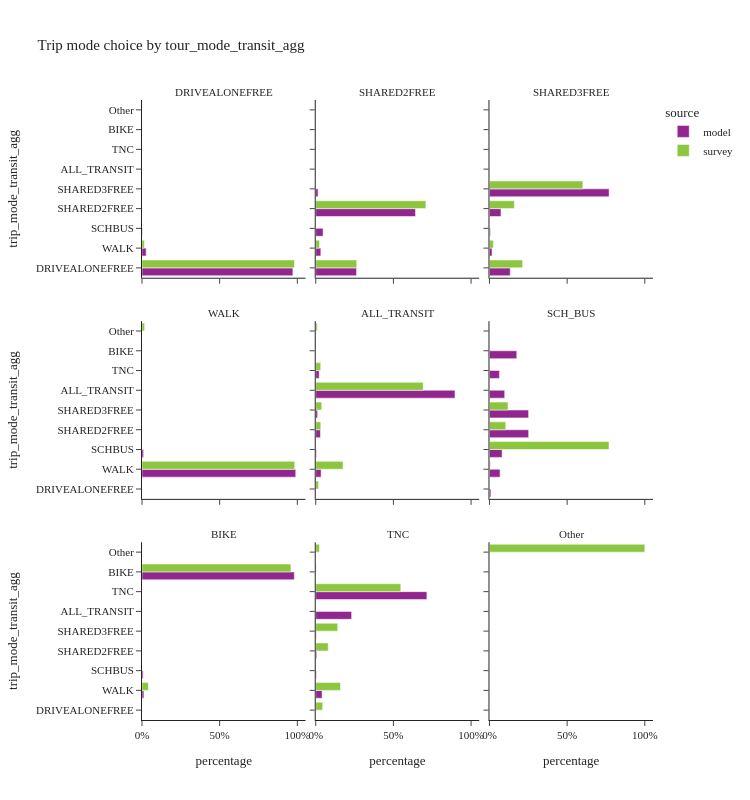
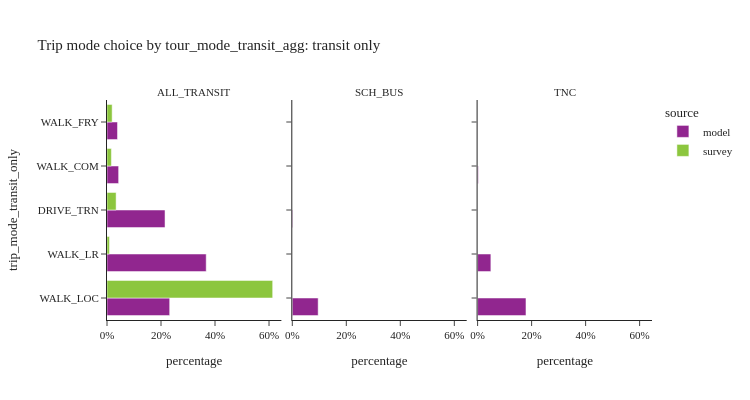

Notebook code for these charts, in order:
### Code cell
trip_mode_choice_seg(segment_col='tour_mode_transit_agg', height=[800, 400])

### Figure 1 — Plotly figure (JSON) as saved in the notebook; plotly's stock layout.template omitted (floating-point values rounded to 4 significant figures)
{"data": [{"alignmentgroup": "True", "customdata": [[4937123], [135340], [11057]], "hovertemplate": "source=model<br>tour_mode_transit_agg=DRIVEALONEFREE<br>percentage=%{x}<br>trip_mode_transit_agg=%{y}<br>sample_size=%{customdata[0]}<extra></extra>", "legendgroup": "model", "marker": {"color": "#91268F", "pattern": {"shape": ""}}, "name": "model", "offsetgroup": "model", "orientation": "h", "showlegend": true, "textposition": "auto", "type": "bar", "x": [0.9712, 0.02662, 0.002175], "xaxis": "x7", "y": ["DRIVEALONEFREE", "WALK", "SCHBUS"], "yaxis": "y7"}, {"alignmentgroup": "True", "customdata": [[893764], [2185698], [50724], [111437], [160734]], "hovertemplate": "source=model<br>tour_mode_transit_agg=SHARED2FREE<br>percentage=%{x}<br>trip_mode_transit_agg=%{y}<br>sample_size=%{customdata[0]}<extra></extra>", "legendgroup": "model", "marker": {"color": "#91268F", "pattern": {"shape": ""}}, "name": "model", "offsetgroup": "model", "orientation": "h", "showlegend": false, "textposition": "auto", "type": "bar", "x": [0.2627, 0.6424, 0.01491, 0.03275, 0.04724], "xaxis": "x8", "y": ["DRIVEALONEFREE", "SHARED2FREE", "SHARED3FREE", "WALK", "SCHBUS"], "yaxis": "y8"}, {"alignmentgroup": "True", "customdata": [[259773], [143760], [1496693], [31884], [11193]], "hovertemplate": "source=model<br>tour_mode_transit_agg=SHARED3FREE<br>percentage=%{x}<br>trip_mode_transit_agg=%{y}<br>sample_size=%{customdata[0]}<extra></extra>", "legendgroup": "model", "marker": {"color": "#91268F", "pattern": {"shape": ""}}, "name": "model", "offsetgroup": "model", "orientation": "h", "showlegend": false, "textposition": "auto", "type": "bar", "x": [0.1337, 0.07398, 0.7702, 0.01641, 0.00576], "xaxis": "x9", "y": ["DRIVEALONEFREE", "SHARED2FREE", "SHARED3FREE", "WALK", "SCHBUS"], "yaxis": "y9"}, {"alignmentgroup": "True", "customdata": [[1240968], [12869]], "hovertemplate": "source=model<br>tour_mode_transit_agg=WALK<br>percentage=%{x}<br>trip_mode_transit_agg=%{y}<br>sample_size=%{customdata[0]}<extra></extra>", "legendgroup": "model", "marker": {"color": "#91268F", "pattern": {"shape": ""}}, "name": "model", "offsetgroup": "model", "orientation": "h", "showlegend": false, "textposition": "auto", "type": "bar", "x": [0.9897, 0.01026], "xaxis": "x4", "y": ["WALK", "SCHBUS"], "yaxis": "y4"}, {"alignmentgroup": "True", "customdata": [[5937], [2368], [6816], [176202], [924], [4325]], "hovertemplate": "source=model<br>tour_mode_transit_agg=ALL_TRANSIT<br>percentage=%{x}<br>trip_mode_transit_agg=%{y}<br>sample_size=%{customdata[0]}<extra></extra>", "legendgroup": "model", "marker": {"color": "#91268F", "pattern": {"shape": ""}}, "name": "model", "offsetgroup": "model", "orientation": "h", "showlegend": false, "textposition": "auto", "type": "bar", "x": [0.0302, 0.01205, 0.03467, 0.8964, 0.004701, 0.022], "xaxis": "x5", "y": ["SHARED2FREE", "SHARED3FREE", "WALK", "ALL_TRANSIT", "SCHBUS", "TNC"], "yaxis": "y5"}, {"alignmentgroup": "True", "customdata": [[3126], [89605], [89513], [24235], [34780], [28872], [62420], [22811]], "hovertemplate": "source=model<br>tour_mode_transit_agg=SCH_BUS<br>percentage=%{x}<br>trip_mode_transit_agg=%{y}<br>sample_size=%{customdata[0]}<extra></extra>", "legendgroup": "model", "marker": {"color": "#91268F", "pattern": {"shape": ""}}, "name": "model", "offsetgroup": "model", "orientation": "h", "showlegend": false, "textposition": "auto", "type": "bar", "x": [0.008797, 0.2522, 0.2519, 0.0682, 0.09787, 0.08125, 0.1757, 0.06419], "xaxis": "x6", "y": ["DRIVEALONEFREE", "SHARED2FREE", "SHARED3FREE", "WALK", "ALL_TRANSIT", "SCHBUS", "BIKE", "TNC"], "yaxis": "y6"}, {"alignmentgroup": "True", "customdata": [[2134], [1289], [172854]], "hovertemplate": "source=model<br>tour_mode_transit_agg=BIKE<br>percentage=%{x}<br>trip_mode_transit_agg=%{y}<br>sample_size=%{customdata[0]}<extra></extra>", "legendgroup": "model", "marker": {"color": "#91268F", "pattern": {"shape": ""}}, "name": "model", "offsetgroup": "model", "orientation": "h", "showlegend": false, "textposition": "auto", "type": "bar", "x": [0.01211, 0.007312, 0.9806], "xaxis": "x", "y": ["WALK", "SCHBUS", "BIKE"], "yaxis": "y"}, {"alignmentgroup": "True", "customdata": [[906], [436], [6045], [34253], [555], [106121]], "hovertemplate": "source=model<br>tour_mode_transit_agg=TNC<br>percentage=%{x}<br>trip_mode_transit_agg=%{y}<br>sample_size=%{customdata[0]}<extra></extra>", "legendgroup": "model", "marker": {"color": "#91268F", "pattern": {"shape": ""}}, "name": "model", "offsetgroup": "model", "orientation": "h", "showlegend": false, "textposition": "auto", "type": "bar", "x": [0.006109, 0.00294, 0.04076, 0.2309, 0.003742, 0.7155], "xaxis": "x2", "y": ["SHARED2FREE", "SHARED3FREE", "WALK", "ALL_TRANSIT", "SCHBUS", "TNC"], "yaxis": "y2"}, {"alignmentgroup": "True", "customdata": [[11521], [413], [21], [59]], "hovertemplate": "source=survey<br>tour_mode_transit_agg=DRIVEALONEFREE<br>percentage=%{x}<br>trip_mode_transit_agg=%{y}<br>sample_size=%{customdata[0]}<extra></extra>", "legendgroup": "survey", "marker": {"color": "#8CC63E", "pattern": {"shape": ""}}, "name": "survey", "offsetgroup": "survey", "orientation": "h", "showlegend": true, "textposition": "auto", "type": "bar", "x": [0.9818, 0.01551, 0.001105, 0.00163], "xaxis": "x7", "y": ["DRIVEALONEFREE", "WALK", "BIKE", "Other"], "yaxis": "y7"}, {"alignmentgroup": "True", "customdata": [[1479], [4365], [209], [11], [32]], "hovertemplate": "source=survey<br>tour_mode_transit_agg=SHARED2FREE<br>percentage=%{x}<br>trip_mode_transit_agg=%{y}<br>sample_size=%{customdata[0]}<extra></extra>", "legendgroup": "survey", "marker": {"color": "#8CC63E", "pattern": {"shape": ""}}, "name": "survey", "offsetgroup": "survey", "orientation": "h", "showlegend": false, "textposition": "auto", "type": "bar", "x": [0.2637, 0.709, 0.02415, 0.001229, 0.001887], "xaxis": "x8", "y": ["DRIVEALONEFREE", "SHARED2FREE", "WALK", "BIKE", "Other"], "yaxis": "y8"}, {"alignmentgroup": "True", "customdata": [[625], [552], [2361], [171], [5], [1]], "hovertemplate": "source=survey<br>tour_mode_transit_agg=SHARED3FREE<br>percentage=%{x}<br>trip_mode_transit_agg=%{y}<br>sample_size=%{customdata[0]}<extra></extra>", "legendgroup": "survey", "marker": {"color": "#8CC63E", "pattern": {"shape": ""}}, "name": "survey", "offsetgroup": "survey", "orientation": "h", "showlegend": false, "textposition": "auto", "type": "bar", "x": [0.2133, 0.16, 0.6011, 0.02513, 0.0004982, 1.29e-05], "xaxis": "x9", "y": ["DRIVEALONEFREE", "SHARED2FREE", "SHARED3FREE", "WALK", "BIKE", "Other"], "yaxis": "y9"}, {"alignmentgroup": "True", "customdata": [[5587], [82]], "hovertemplate": "source=survey<br>tour_mode_transit_agg=WALK<br>percentage=%{x}<br>trip_mode_transit_agg=%{y}<br>sample_size=%{customdata[0]}<extra></extra>", "legendgroup": "survey", "marker": {"color": "#8CC63E", "pattern": {"shape": ""}}, "name": "survey", "offsetgroup": "survey", "orientation": "h", "showlegend": false, "textposition": "auto", "type": "bar", "x": [0.9831, 0.01686], "xaxis": "x4", "y": ["WALK", "Other"], "yaxis": "y4"}, {"alignmentgroup": "True", "customdata": [[80], [122], [58], [559], [1598], [3], [24], [36], [37]], "hovertemplate": "source=survey<br>tour_mode_transit_agg=ALL_TRANSIT<br>percentage=%{x}<br>trip_mode_transit_agg=%{y}<br>sample_size=%{customdata[0]}<extra></extra>", "legendgroup": "survey", "marker": {"color": "#8CC63E", "pattern": {"shape": ""}}, "name": "survey", "offsetgroup": "survey", "orientation": "h", "showlegend": false, "textposition": "auto", "type": "bar", "x": [0.01799, 0.03252, 0.03874, 0.1755, 0.6917, 0.0008826, 0.001227, 0.03214, 0.009273], "xaxis": "x5", "y": ["DRIVEALONEFREE", "SHARED2FREE", "SHARED3FREE", "WALK", "ALL_TRANSIT", "SCHBUS", "BIKE", "TNC", "Other"], "yaxis": "y5"}, {"alignmentgroup": "True", "customdata": [[44], [38], [13], [253], [1]], "hovertemplate": "source=survey<br>tour_mode_transit_agg=SCH_BUS<br>percentage=%{x}<br>trip_mode_transit_agg=%{y}<br>sample_size=%{customdata[0]}<extra></extra>", "legendgroup": "survey", "marker": {"color": "#8CC63E", "pattern": {"shape": ""}}, "name": "survey", "offsetgroup": "survey", "orientation": "h", "showlegend": false, "textposition": "auto", "type": "bar", "x": [0.1049, 0.1193, 0.00571, 0.7695, 0.00059], "xaxis": "x6", "y": ["SHARED2FREE", "SHARED3FREE", "WALK", "SCHBUS", "BIKE"], "yaxis": "y6"}, {"alignmentgroup": "True", "customdata": [[84], [792], [6]], "hovertemplate": "source=survey<br>tour_mode_transit_agg=BIKE<br>percentage=%{x}<br>trip_mode_transit_agg=%{y}<br>sample_size=%{customdata[0]}<extra></extra>", "legendgroup": "survey", "marker": {"color": "#8CC63E", "pattern": {"shape": ""}}, "name": "survey", "offsetgroup": "survey", "orientation": "h", "showlegend": false, "textposition": "auto", "type": "bar", "x": [0.0406, 0.9587, 0.0007144], "xaxis": "x", "y": ["WALK", "BIKE", "Other"], "yaxis": "y"}, {"alignmentgroup": "True", "customdata": [[6], [16], [9], [44], [1], [94], [16]], "hovertemplate": "source=survey<br>tour_mode_transit_agg=TNC<br>percentage=%{x}<br>trip_mode_transit_agg=%{y}<br>sample_size=%{customdata[0]}<extra></extra>", "legendgroup": "survey", "marker": {"color": "#8CC63E", "pattern": {"shape": ""}}, "name": "survey", "offsetgroup": "survey", "orientation": "h", "showlegend": false, "textposition": "auto", "type": "bar", "x": [0.04457, 0.08038, 0.1416, 0.159, 0.003361, 0.5474, 0.02367], "xaxis": "x2", "y": ["DRIVEALONEFREE", "SHARED2FREE", "SHARED3FREE", "WALK", "BIKE", "TNC", "Other"], "yaxis": "y2"}, {"alignmentgroup": "True", "customdata": [[313]], "hovertemplate": "source=survey<br>tour_mode_transit_agg=Other<br>percentage=%{x}<br>trip_mode_transit_agg=%{y}<br>sample_size=%{customdata[0]}<extra></extra>", "legendgroup": "survey", "marker": {"color": "#8CC63E", "pattern": {"shape": ""}}, "name": "survey", "offsetgroup": "survey", "orientation": "h", "showlegend": false, "textposition": "auto", "type": "bar", "x": [1.0], "xaxis": "x3", "y": ["Other"], "yaxis": "y3"}], "layout": {"annotations": [{"font": {}, "showarrow": false, "text": "BIKE", "x": 0.16, "xanchor": "center", "xref": "paper", "y": 0.2867, "yanchor": "bottom", "yref": "paper"}, {"font": {}, "showarrow": false, "text": "TNC", "x": 0.5, "xanchor": "center", "xref": "paper", "y": 0.2867, "yanchor": "bottom", "yref": "paper"}, {"font": {}, "showarrow": false, "text": "Other", "x": 0.84, "xanchor": "center", "xref": "paper", "y": 0.2867, "yanchor": "bottom", "yref": "paper"}, {"font": {}, "showarrow": false, "text": "WALK", "x": 0.16, "xanchor": "center", "xref": "paper", "y": 0.6433, "yanchor": "bottom", "yref": "paper"}, {"font": {}, "showarrow": false, "text": "ALL_TRANSIT", "x": 0.5, "xanchor": "center", "xref": "paper", "y": 0.6433, "yanchor": "bottom", "yref": "paper"}, {"font": {}, "showarrow": false, "text": "SCH_BUS", "x": 0.84, "xanchor": "center", "xref": "paper", "y": 0.6433, "yanchor": "bottom", "yref": "paper"}, {"font": {}, "showarrow": false, "text": "DRIVEALONEFREE", "x": 0.16, "xanchor": "center", "xref": "paper", "y": 1.0, "yanchor": "bottom", "yref": "paper"}, {"font": {}, "showarrow": false, "text": "SHARED2FREE", "x": 0.5, "xanchor": "center", "xref": "paper", "y": 1.0, "yanchor": "bottom", "yref": "paper"}, {"font": {}, "showarrow": false, "text": "SHARED3FREE", "x": 0.84, "xanchor": "center", "xref": "paper", "y": 1.0, "yanchor": "bottom", "yref": "paper"}], "barmode": "group", "height": 800, "legend": {"title": {"text": "source"}, "tracegroupgap": 0}, "title": {"text": "Trip mode choice by tour_mode_transit_agg"}, "width": 750, "xaxis": {"anchor": "y", "domain": [0.0, 0.32], "tickformat": ".0%", "title": {"text": "percentage"}}, "xaxis2": {"anchor": "y2", "domain": [0.34, 0.66], "matches": "x", "tickformat": ".0%", "title": {"text": "percentage"}}, "xaxis3": {"anchor": "y3", "domain": [0.68, 1.0], "matches": "x", "tickformat": ".0%", "title": {"text": "percentage"}}, "xaxis4": {"anchor": "y4", "domain": [0.0, 0.32], "matches": "x", "showticklabels": false, "tickformat": ".0%"}, "xaxis5": {"anchor": "y5", "domain": [0.34, 0.66], "matches": "x", "showticklabels": false, "tickformat": ".0%"}, "xaxis6": {"anchor": "y6", "domain": [0.68, 1.0], "matches": "x", "showticklabels": false, "tickformat": ".0%"}, "xaxis7": {"anchor": "y7", "domain": [0.0, 0.32], "matches": "x", "showticklabels": false, "tickformat": ".0%"}, "xaxis8": {"anchor": "y8", "domain": [0.34, 0.66], "matches": "x", "showticklabels": false, "tickformat": ".0%"}, "xaxis9": {"anchor": "y9", "domain": [0.68, 1.0], "matches": "x", "showticklabels": false, "tickformat": ".0%"}, "yaxis": {"anchor": "x", "domain": [0.0, 0.2867], "title": {"text": "trip_mode_transit_agg"}}, "yaxis2": {"anchor": "x2", "domain": [0.0, 0.2867], "matches": "y", "showticklabels": false}, "yaxis3": {"anchor": "x3", "domain": [0.0, 0.2867], "matches": "y", "showticklabels": false}, "yaxis4": {"anchor": "x4", "domain": [0.3567, 0.6433], "matches": "y", "title": {"text": "trip_mode_transit_agg"}}, "yaxis5": {"anchor": "x5", "domain": [0.3567, 0.6433], "matches": "y", "showticklabels": false}, "yaxis6": {"anchor": "x6", "domain": [0.3567, 0.6433], "matches": "y", "showticklabels": false}, "yaxis7": {"anchor": "x7", "domain": [0.7133, 1.0], "matches": "y", "title": {"text": "trip_mode_transit_agg"}}, "yaxis8": {"anchor": "x8", "domain": [0.7133, 1.0], "matches": "y", "showticklabels": false}, "yaxis9": {"anchor": "x9", "domain": [0.7133, 1.0], "matches": "y", "showticklabels": false}}}

### Figure 2 — Plotly figure (JSON) as saved in the notebook; plotly's stock layout.template omitted (floating-point values rounded to 4 significant figures)
{"data": [{"alignmentgroup": "True", "customdata": [[45625], [72215], [42238], [8476], [7648]], "hovertemplate": "source=model<br>tour_mode_transit_agg=ALL_TRANSIT<br>percentage=%{x}<br>trip_mode_transit_only=%{y}<br>sample_size=%{customdata[0]}<extra></extra>", "legendgroup": "model", "marker": {"color": "#91268F", "pattern": {"shape": ""}}, "name": "model", "offsetgroup": "model", "orientation": "h", "showlegend": true, "textposition": "auto", "type": "bar", "x": [0.2321, 0.3674, 0.2149, 0.04312, 0.03891], "xaxis": "x", "y": ["WALK_LOC", "WALK_LR", "DRIVE_TRN", "WALK_COM", "WALK_FRY"], "yaxis": "y"}, {"alignmentgroup": "True", "customdata": [[34032], [748]], "hovertemplate": "source=model<br>tour_mode_transit_agg=SCH_BUS<br>percentage=%{x}<br>trip_mode_transit_only=%{y}<br>sample_size=%{customdata[0]}<extra></extra>", "legendgroup": "model", "marker": {"color": "#91268F", "pattern": {"shape": ""}}, "name": "model", "offsetgroup": "model", "orientation": "h", "showlegend": false, "textposition": "auto", "type": "bar", "x": [0.09577, 0.002105], "xaxis": "x2", "y": ["WALK_LOC", "DRIVE_TRN"], "yaxis": "y2"}, {"alignmentgroup": "True", "customdata": [[26570], [7286], [373], [24]], "hovertemplate": "source=model<br>tour_mode_transit_agg=TNC<br>percentage=%{x}<br>trip_mode_transit_only=%{y}<br>sample_size=%{customdata[0]}<extra></extra>", "legendgroup": "model", "marker": {"color": "#91268F", "pattern": {"shape": ""}}, "name": "model", "offsetgroup": "model", "orientation": "h", "showlegend": false, "textposition": "auto", "type": "bar", "x": [0.1791, 0.04912, 0.002515, 0.0001618], "xaxis": "x3", "y": ["WALK_LOC", "WALK_LR", "WALK_COM", "WALK_FRY"], "yaxis": "y3"}, {"alignmentgroup": "True", "customdata": [[1413], [91], [60], [17], [17]], "hovertemplate": "source=survey<br>tour_mode_transit_agg=ALL_TRANSIT<br>percentage=%{x}<br>trip_mode_transit_only=%{y}<br>sample_size=%{customdata[0]}<extra></extra>", "legendgroup": "survey", "marker": {"color": "#8CC63E", "pattern": {"shape": ""}}, "name": "survey", "offsetgroup": "survey", "orientation": "h", "showlegend": true, "textposition": "auto", "type": "bar", "x": [0.6135, 0.009136, 0.03375, 0.01623, 0.01904], "xaxis": "x", "y": ["WALK_LOC", "WALK_LR", "DRIVE_TRN", "WALK_COM", "WALK_FRY"], "yaxis": "y"}], "layout": {"annotations": [{"font": {}, "showarrow": false, "text": "ALL_TRANSIT", "x": 0.16, "xanchor": "center", "xref": "paper", "y": 1.0, "yanchor": "bottom", "yref": "paper"}, {"font": {}, "showarrow": false, "text": "SCH_BUS", "x": 0.5, "xanchor": "center", "xref": "paper", "y": 1.0, "yanchor": "bottom", "yref": "paper"}, {"font": {}, "showarrow": false, "text": "TNC", "x": 0.84, "xanchor": "center", "xref": "paper", "y": 1.0, "yanchor": "bottom", "yref": "paper"}], "barmode": "group", "height": 400, "legend": {"title": {"text": "source"}, "tracegroupgap": 0}, "title": {"text": "Trip mode choice by tour_mode_transit_agg: transit only"}, "width": 750, "xaxis": {"anchor": "y", "domain": [0.0, 0.32], "tickformat": ".0%", "title": {"text": "percentage"}}, "xaxis2": {"anchor": "y2", "domain": [0.34, 0.66], "matches": "x", "tickformat": ".0%", "title": {"text": "percentage"}}, "xaxis3": {"anchor": "y3", "domain": [0.68, 1.0], "matches": "x", "tickformat": ".0%", "title": {"text": "percentage"}}, "yaxis": {"anchor": "x", "domain": [0.0, 1.0], "title": {"text": "trip_mode_transit_only"}}, "yaxis2": {"anchor": "x2", "domain": [0.0, 1.0], "matches": "y", "showticklabels": false}, "yaxis3": {"anchor": "x3", "domain": [0.0, 1.0], "matches": "y", "showticklabels": false}}}
